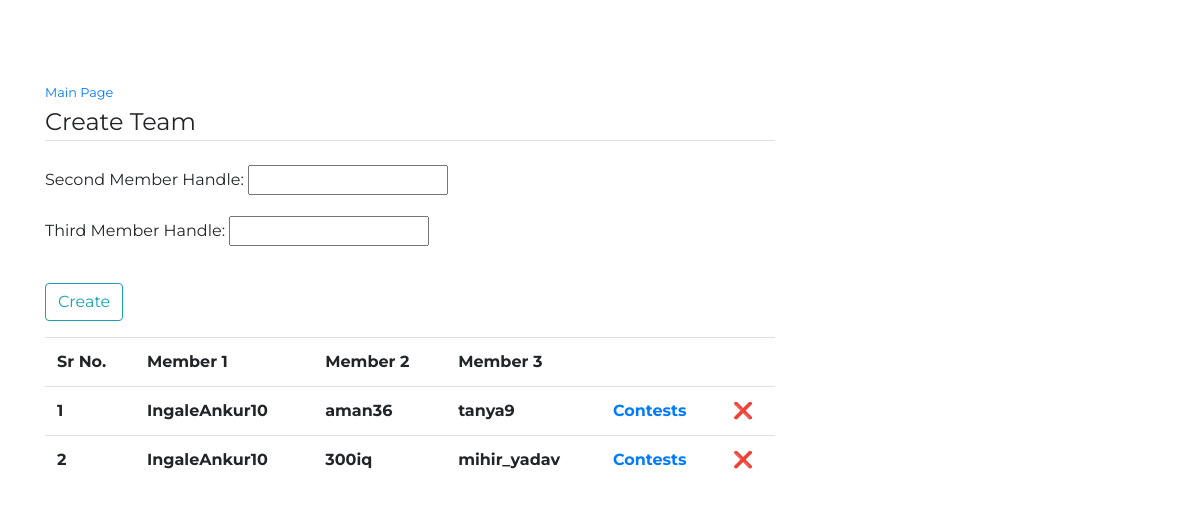
Screenshot of /codeforces-frenemies/createteam/ (signed in) with the database file from the repository.
### cfFrenemies/models.py (models this page shows, shortened)
class User_Team(models.Model):
    creator_user = models.ForeignKey(User , on_delete=models.CASCADE , default = None)
    handle2 = models.CharField(max_length = 100)
    handle3 = models.CharField(max_length = 100)
    def __str__(self):
        a = [self.handle2, self.handle3]
        return ''.join(a)

class User(AbstractBaseUser):
    handle = models.CharField(max_length = 100 , unique = True)
    email = models.EmailField(max_length = 255)
    active = models.BooleanField(default=True)
    staff = models.BooleanField(default=False) # a admin user; non super-user
    admin = models.BooleanField(default=False) # a superuser
    USERNAME_FIELD = 'handle'
    REQUIRED_FIELDS = ['email']
    objects = UserManager()
    @property
    def is_active(self):
        return self.active

### cfFrenemies/views.py (the view)
# urls.py: path('createteam/' , views.createTeam, name = 'createTeam'),
def createTeam(request):
    if request.user.is_authenticated:
        if request.method == 'POST':
            form = CreateTeamForm(request.POST)
            if form.is_valid():
                handles = [
                    form.cleaned_data.get('handle2'),
                    form.cleaned_data.get('handle3')
                ]
                handles.sort()
                if request.user.handle in handles:
                    messages.error(request, 'Logged In user already in team.')
                else:
                    try:
                        user_team = User_Team.objects.get(
                            creator_user = request.user,
                            handle2 = handles[0],
                            handle3 = handles[1]
                        )
                    except User_Team.DoesNotExist:
                        user_team = User_Team(
                            creator_user = request.user,
                            handle2 = handles[0],
                            handle3 = handles[1],
                        )
                        user_team.save()
                        return redirect('createTeam')
                    else:
                        messages.error(request , 'Team already created.')
        else:
            form = CreateTeamForm()
        teams = []
        for team in User_Team.objects.filter(creator_user = request.user):
            teams.append({
                'team': team,
                'encrypted': signing.dumps({'id' : team.id})
            })
        print(teams)
        return render(
            request,
            template_name = 'cfFrenemies/createteam.html',
            context = {
                'form': form,
                'teams': teams
                }
            )
    else:
        redirect('login')
    pass

### cfFrenemies/forms.py (shortened to what this page needs)
class CreateTeamForm(forms.Form):
    handle2 = forms.CharField(label = 'Second Member Handle', widget=forms.TextInput)
    handle3 = forms.CharField(label = 'Third Member Handle', widget=forms.TextInput)

### cfFrenemies/templates/cfFrenemies/createteam.html (shortened to what this page needs)
{% extends "cfFrenemies/layout.html" %}
{% block content %}
    <div>
        <small>
            <a href="{% url 'index' %}">Main Page</a>
        </small>
    </div>
	<div class="content-section">
        <form method="POST">
            <fieldset class="form-group">
                <legend class="border-bottom mb-4">Create Team</legend>
                {{ form.as_p }}
            </fieldset>
            <div class="form-group">
                <button class="btn btn-outline-info" type="submit">Create</button>
            </div>
        </form>
    </div>
{% if teams %}
<table class = "table table-hover">
    <tr>
        <th class = "th-lg">
            Sr No.
        </th>
        <th class = "th-lg">
            Member 1
        </th>
        <th class = "th-lg">
            Member 2
        </th>
        <th class = "th-lg">
            Member 3
        </th>
        <th class = "th-lg">
        </th>
        <th class = "th-lg">
        </th>
    </tr>
    {% for team in teams %}
    <tr>
        <th class = "th-lg">
            {{ forloop.counter }}
        </th>
        <th class = "th-lg">
            {{ team.team.creator_user.handle }}
        </th>
        <th class = "th-lg">
            {{ team.team.handle2 }}
        </th>
        <th class = "th-lg">
            {{ team.team.handle3 }}
        </th>
        <th class = "th-lg">
            <a href="{% url 'showUnattemptedContests' team.encrypted %}" title = "Click to get team stats"
                style="font-weight:bold;">Contests</a>
        </th>
        <th class = "th-lg">
            <a href="{% url 'delTeam' team.team.handle2 team.team.handle3 %}" title = "Click to remove this team"
                style="color:#FF0000;font-weight:bold;">&#10060</a>
        </th>
    </tr>
    {% endfor %}
</table>
{% endif %}
{% endblock content %}

### cfFrenemies/templates/cfFrenemies/layout.html (style rules this page uses)
body { font-family: 'Montserrat'; }
table, th, td { padding: 5px; }
table { border-spacing: 15px; }

### rows the page displays
User_Team: team.creator_user.handle "IngaleAnkur10", team.handle2 "aman36", team.handle3 "tanya9"
User_Team: team.creator_user.handle "IngaleAnkur10", team.handle2 "300iq", team.handle3 "mihir_yadav"
